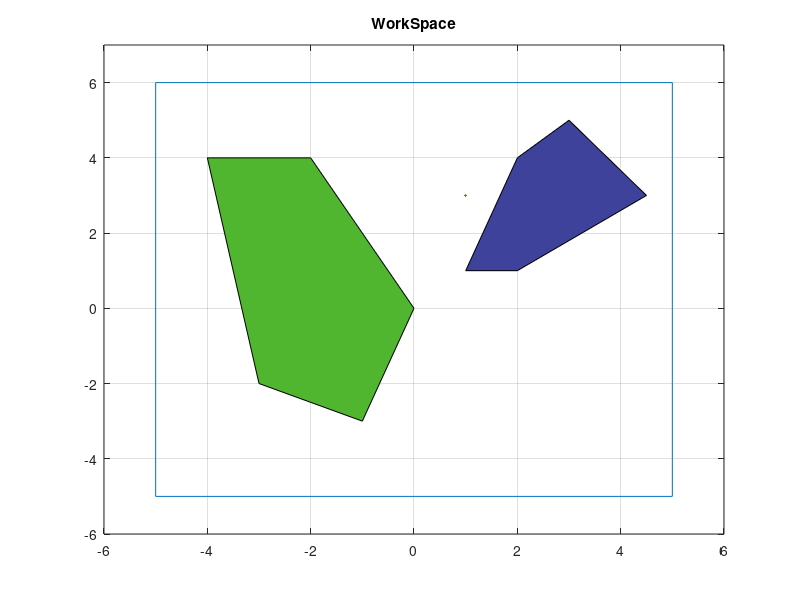
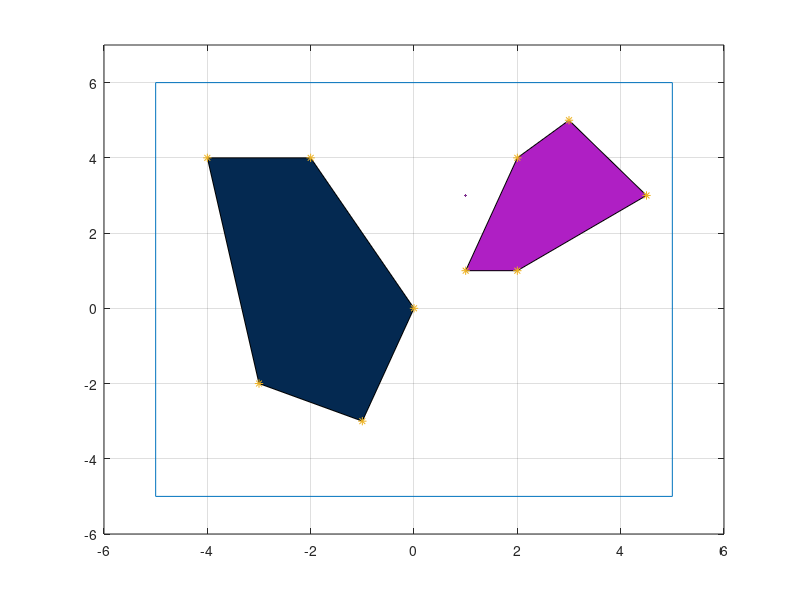

Write MATLAB code to recreate these figures, in order. (Note: this script raises an error after producing the figures.)

%% Input 

%Workspace

Ymax   = 6;
Ymin   =-5;
Xwidth =10;

W = [Ymax Ymin Xwidth]; % Assume (0,0) is origin


%extracting work space
w1 = [-W(3)/2 W(1)];
w2 = [W(3)/2 W(1)];
w3 = [W(3)/2 W(2)];
w4 = [-W(3)/2 W(2)];
w5 = [-W(3)/2 W(1)];


WorkSpace = [w1; w2; w3; w4; w5];

% Obsticles

Q1 = [-4 4 ;-2 4 ;0 0 ; -1 -3;-3 -2];
Q2 = [1 1; 2 4; 3 5; 4.5 3; 2 1];

P(:,:,1) = Q1;
P(:,:,2) = Q2;



%% algo, vertex and lines

% Getting all x and y Vales
n=0;
for i =1:length(P(1,1,:))
    for j =1:length(P)
    n = n+1;
    Px(n) = P(j,1,i);
    Py(n) = P(j,2,i);
    end
end
Xobj = [Px;Px];

% getting points from left to right

for i =1:length(Px)
    xmin = min(Px);
    finder = find(Px ==xmin);
  
    if length(finder)>=2
        for j = 2:length(finder)
            finder(j) =[];
        end
    else
    end

    Px(finder) = [];
    STGx(i) = xmin;
    STGy(i) = Py(finder);
    Py(finder) = [];
end

% Creaing verticle line

for i = 1:length(STGx)
VLine(:,1,i) =  [STGx(i) Ymax];
VLine(:,2,i) =  [STGx(i) Ymin];

Vlinex(:,i) = [STGx(i) STGx(i)];
Vliney(:,i) = [Ymax Ymin];
end

% stoping the vertivcle line from going through the obsticle

n=0;
for i =1:length(P(1,1,:))
     
     Que = 1:length(P);
     Que = [length(P) Que 1];
    for j =1:length(P)
        n = n+1;

        P_current    = P(j,1,i);
        P_node_back  = P(Que(j),1,i);
        P_node_front = P(Que(j+2),1,i);

       if (P_current < min(P_node_front, P_node_back)) || (P_current > max(P_node_front, P_node_back))
         
       else 
           if mean(P(:,2,i)) > P(j,2,i)
                Vliney(:,n) = [P(j,2,i) Ymin];
           else
                Vliney(:,n) = [Ymax P(j,2,i)];
           end
           
       end
    end
end

%% Getting Segments

%sweeping from left to right

n=0;
m=0;
k=0;

for i =1:length(P(1,1,:))
    xlast  = -W(3)/2;
    ylast1 = Ymax;
    ylast2 = Ymin;

    if i>1
    xlast  = max(P(:,1,i-1));
    else
    end

    Que = 1:length(P);
    Que = [length(P) Que 1];

    for j =1:length(P)+1
        n = n+1;
        m = m+1;
        k = k+1;

         if j == length(P)+1
            k = k-1;
            P_current    = [P(1,1,i) P(1,2,i)];
            P_node_back  = [P(Que(1),1,i) P(Que(j),2,i)];
            P_node_front = [P(Que(1+2),1,i) P(Que(1+2),2,i)];
    
            x1 = P(1,1,i);
            x4 = x1;
            x2 = xlast;
            x3 = x2;
    
            y1 =  P(1,2,i);
            y4 =  Vliney(2,k);
    
            if x1 <= x2
    
            y2 = P(Que(1),2,i);
            y3 = Ymin;
            else
    
            y2 = ylast1;
            y3 = P(Que(1),2,i);
            end
    
            Poly(:,:,m) = [x1 x2 x3 x4; y1 y2 y3 y4];
         else 
            P_current    = [P(j,1,i) P(j,2,i)];
            P_node_back  = [P(Que(j),1,i) P(Que(j),2,i)];
            P_node_front = [P(Que(j+2),1,i) P(Que(j+2),2,i)];
    
            if (P_current(1) < min(P_node_front(1), P_node_back(1))) || (P_current(1) > max(P_node_front(1), P_node_back(1))) 
                y3 = ylast2;
            
                x1 = P(j,1,i);
                x4 = x1;
                x2 = xlast;
                x3 = x2;
                y1 =  Ymax;
    
                if y3 == Ymin
                   y4 =  Ymin;
                else
                   y4 = P(j,2,i);
                end
                y2 = ylast1;
                y3 = ylast2;
                Poly(:,:,m) = [x1 x2 x3 x4; y1 y2 y3 y4];
    
           else   
                x1 = P(j,1,i);
                x4 = x1;
                x2 = xlast;
                x3 = x2;
                y1 =  Vliney(1,k);
                y4 =  Vliney(2,k);
    
                if x1 <= x2
                y2 = P(Que(j),2,i);
                y3 = Ymin;
                else
                y2 = ylast1;
                y3 = P(Que(j),2,i);
                end
          
            Poly(:,:,m) = [x1 x2 x3 x4; y1 y2 y3 y4];    
           end
    
           xlast  = x1;
           Ylast1 = y1;
           ylast2 = y4;
        end
    end
end

% last segment
xlast  = max(P(:,1,length(P(1,1,:))));
x1 = xlast;
x4 = x1;
x2 = Xwidth/2;
x3 = x2;

y1 = Ymax;
y2 = Ymax;
y4 = Ymin;
y3 = Ymin;
Poly(:,:,m+1) = [x1 x2 x3 x4; y1 y2 y3 y4]; 

%% Plotting


figure(1)
plot(WorkSpace(:,1),WorkSpace(:,2),LineWidth=3);
xlim([-Xwidth/2-1 Xwidth/2+1])
ylim([Ymin-1 Ymax+1])
grid on
hold on
for j =1: length(P(1,1,:))
X = P(:,1,j);
Y = P(:,2,j);
fill(X,Y,[rand(1) rand(1) rand(1)])
hold on 
end
title("WorkSpace")

figure(2)
plot(WorkSpace(:,1),WorkSpace(:,2),LineWidth=3);
xlim([-Xwidth/2-1 Xwidth/2+1])
ylim([Ymin-1 Ymax+1])
grid on
hold on
for j =1: length(P(1,1,:))
X = P(:,1,j);
Y = P(:,2,j);
fill(X,Y,[rand(1) rand(1) rand(1)])
hold on 
end
hold on
plot(STGx,STGy,"*",LineWidth=3)
hold on

for i = 1:length(STGx)
plot(Xobj(:,i),Vliney(:,i),"black",linestyle = "--",LineWidth=2)
end

legend("Work space","Obsticle 1","Obsticle 2","Vetex")
title("Sweeping Trap")
hold off

%% Plotting shapes Animation

figure(3)
title("Segment Break Up")
% plotting work space
plot(WorkSpace(:,1), WorkSpace(:,2), 'LineWidth', 3);
xlim([-Xwidth/2-1 Xwidth/2+1])
ylim([Ymin-1 Ymax+1])
grid on
hold on

% plotting polygon obstacles 
for j = 1:length(P(1,1,:))
    X = P(:,1,j);
    Y = P(:,2,j);
    fill(X, Y, [rand(1) rand(1) rand(1)]);
    hold on
end

% plotting vertices
for i = 1:length(STGx)
    plot(STGx(i), STGy(i), '*', 'LineWidth', 3, 'Color', 'red');
    pause(0.3)
    hold on
end

% plotting line segments 
for i = 1:length(STGx)
    plot(Xobj(:,i), Vliney(:,i), 'k--', 'LineWidth', 2);
    pause(0.3)
    hold on
end

% plotting segments with dynamic legend updates
segment_handles = []; % Array to store handles for segments
legend_labels = {};   % Array to store labels

for i = 1:length(Poly(1,1,:))
    X = Poly(1,:,i);
    Y = Poly(2,:,i);
    % Plot segment and store handle with display name
    h_seg = fill(X, Y, [rand(1) rand(1) rand(1)], 'DisplayName', ['Segment ' num2str(i)]);
    segment_handles = [segment_handles, h_seg];
    legend_labels = [legend_labels, {['Segment ' num2str(i)]}];
    
    % Update legend dynamically
    legend(segment_handles, legend_labels, 'Location', 'bestoutside');
    drawnow; % Force MATLAB to update the figure window
    
    pause(0.3)
    hold on
end